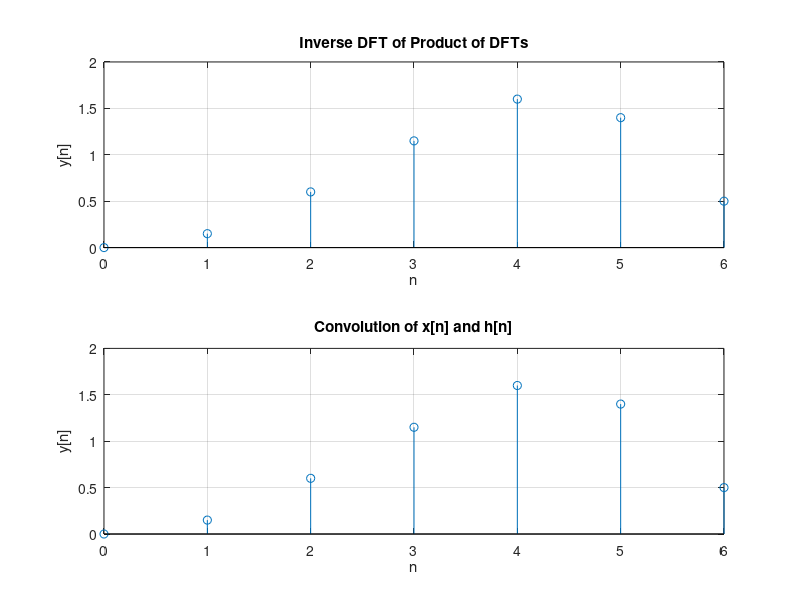

The MATLAB script that drew this image:
% Define the signals
x = [0, 0.3, 0.6, 0.8, 1];
h = [0.5, 1, 0.5];

% Zero-pad to the same length
N = length(x) + length(h) - 1;
x_padded = [x, zeros(1, N - length(x))];
h_padded = [h, zeros(1, N - length(h))];

% Calculate the DFTs
X = fft(x_padded);
H = fft(h_padded);

% Element-wise multiplication of DFTs
Y = X .* H;

% Inverse DFT to return to the time domain
y_dft = ifft(Y);

% Calculate the convolution of x[n] and h[n]
y_conv = conv(x, h);

% Display the results
disp('Result from Inverse DFT of Product of DFTs:');
disp(y_dft);
disp('Result from Convolution:');
disp(y_conv);

% Plot the results
figure;
subplot(2,1,1);
stem(0:length(y_dft)-1, y_dft);
title('Inverse DFT of Product of DFTs');
xlabel('n');
ylabel('y[n]');
grid on;

subplot(2,1,2);
stem(0:length(y_conv)-1, y_conv);
title('Convolution of x[n] and h[n]');
xlabel('n');
ylabel('y[n]');
grid on;